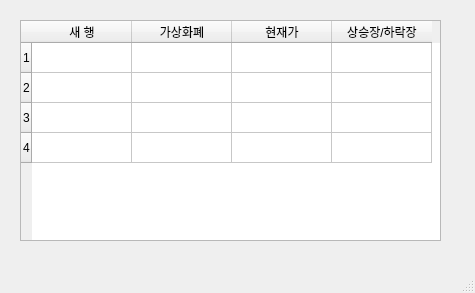
<?xml version="1.0" encoding="UTF-8"?>
<ui version="4.0">
 <class>MainWindow</class>
 <widget class="QMainWindow" name="MainWindow">
  <property name="geometry">
   <rect>
    <x>0</x>
    <y>0</y>
    <width>475</width>
    <height>293</height>
   </rect>
  </property>
  <property name="windowTitle">
   <string>가상화폐 상승장/하락장</string>
  </property>
  <widget class="QWidget" name="centralwidget">
   <widget class="QTableWidget" name="tableWidget">
    <property name="geometry">
     <rect>
      <x>20</x>
      <y>20</y>
      <width>421</width>
      <height>221</height>
     </rect>
    </property>
    <property name="rowCount">
     <number>4</number>
    </property>
    <row/>
    <row/>
    <row/>
    <row/>
    <column>
     <property name="text">
      <string>새 행</string>
     </property>
    </column>
    <column>
     <property name="text">
      <string>가상화폐</string>
     </property>
    </column>
    <column>
     <property name="text">
      <string>현재가</string>
     </property>
    </column>
    <column>
     <property name="text">
      <string>상승장/하락장</string>
     </property>
    </column>
   </widget>
  </widget>
  <widget class="QMenuBar" name="menubar">
   <property name="geometry">
    <rect>
     <x>0</x>
     <y>0</y>
     <width>475</width>
     <height>21</height>
    </rect>
   </property>
  </widget>
  <widget class="QStatusBar" name="statusbar"/>
 </widget>
 <resources/>
 <connections/>
</ui>
